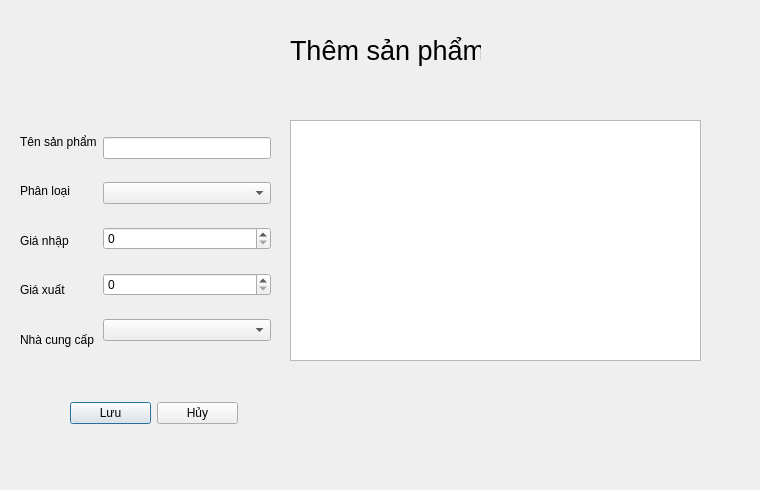
<?xml version="1.0" encoding="UTF-8"?>
<ui version="4.0">
 <class>add_product</class>
 <widget class="QDialog" name="add_product">
  <property name="geometry">
   <rect>
    <x>0</x>
    <y>0</y>
    <width>760</width>
    <height>490</height>
   </rect>
  </property>
  <property name="windowTitle">
   <string>Thêm sản phẩm</string>
  </property>
  <widget class="QLabel" name="lb_title">
   <property name="geometry">
    <rect>
     <x>290</x>
     <y>30</y>
     <width>191</width>
     <height>41</height>
    </rect>
   </property>
   <property name="font">
    <font>
     <pointsize>20</pointsize>
    </font>
   </property>
   <property name="text">
    <string>Thêm sản phẩm</string>
   </property>
  </widget>
  <widget class="QWidget" name="layoutWidget">
   <property name="geometry">
    <rect>
     <x>20</x>
     <y>120</y>
     <width>251</width>
     <height>241</height>
    </rect>
   </property>
   <layout class="QHBoxLayout" name="horizontalLayout">
    <item>
     <layout class="QVBoxLayout" name="verticalLayout_2">
      <item>
       <widget class="QLabel" name="lb_tensp">
        <property name="text">
         <string>Tên sản phẩm</string>
        </property>
       </widget>
      </item>
      <item>
       <widget class="QLabel" name="lb_phan_loai">
        <property name="text">
         <string>Phân loại</string>
        </property>
       </widget>
      </item>
      <item>
       <widget class="QLabel" name="lb_gia_nhap">
        <property name="text">
         <string>Giá nhập</string>
        </property>
       </widget>
      </item>
      <item>
       <widget class="QLabel" name="lb_gia_xuat">
        <property name="text">
         <string>Giá xuất</string>
        </property>
       </widget>
      </item>
      <item>
       <widget class="QLabel" name="lb_nha_cung_cap">
        <property name="text">
         <string>Nhà cung cấp</string>
        </property>
       </widget>
      </item>
     </layout>
    </item>
    <item>
     <layout class="QVBoxLayout" name="verticalLayout">
      <item>
       <widget class="QLineEdit" name="le_tensp"/>
      </item>
      <item>
       <widget class="QComboBox" name="cb_danhmuc"/>
      </item>
      <item>
       <widget class="QSpinBox" name="sb_gia_nhap">
        <property name="minimum">
         <number>0</number>
        </property>
        <property name="maximum">
         <number>999999999</number>
        </property>
       </widget>
      </item>
      <item>
       <widget class="QSpinBox" name="sb_gia_xuat">
        <property name="maximum">
         <number>999999999</number>
        </property>
       </widget>
      </item>
      <item>
       <widget class="QComboBox" name="cb_nha_cung_cap"/>
      </item>
     </layout>
    </item>
   </layout>
  </widget>
  <widget class="QWidget" name="layoutWidget">
   <property name="geometry">
    <rect>
     <x>70</x>
     <y>400</y>
     <width>168</width>
     <height>26</height>
    </rect>
   </property>
   <layout class="QHBoxLayout" name="horizontalLayout_2">
    <item>
     <widget class="QPushButton" name="pb_save">
      <property name="text">
       <string>Lưu</string>
      </property>
     </widget>
    </item>
    <item>
     <widget class="QPushButton" name="pb_cancel">
      <property name="text">
       <string>Hủy</string>
      </property>
     </widget>
    </item>
   </layout>
  </widget>
  <widget class="QTableView" name="tv_list_san_pham">
   <property name="geometry">
    <rect>
     <x>290</x>
     <y>120</y>
     <width>411</width>
     <height>241</height>
    </rect>
   </property>
   <property name="lineWidth">
    <number>1</number>
   </property>
   <attribute name="horizontalHeaderMinimumSectionSize">
    <number>25</number>
   </attribute>
   <attribute name="horizontalHeaderDefaultSectionSize">
    <number>100</number>
   </attribute>
   <attribute name="horizontalHeaderStretchLastSection">
    <bool>true</bool>
   </attribute>
  </widget>
 </widget>
 <resources/>
 <connections/>
</ui>
